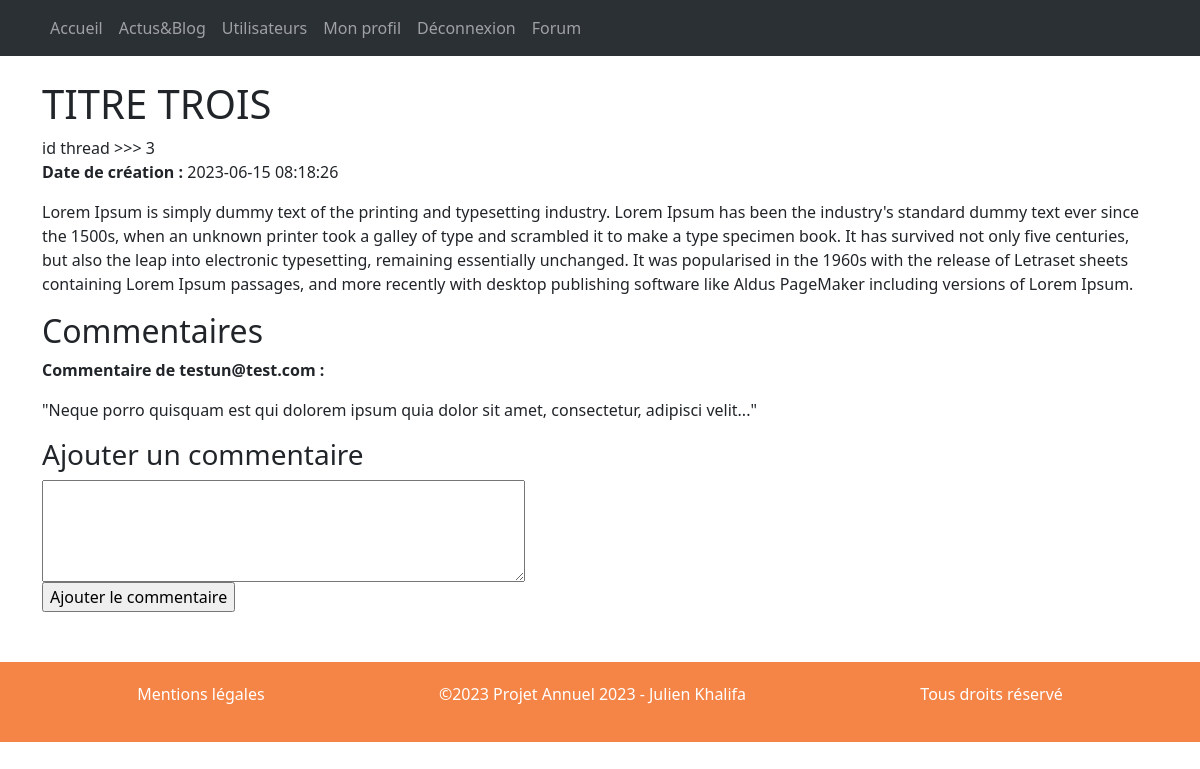
The page /forum_thread.php?id_thread=3 (signed in) on the database its author committed.
### tables this page shows
CREATE TABLE `forum_thread` (
  `id_thread` int(11) NOT NULL,
  `titre` varchar(255) NOT NULL,
  `commentaire_zero` text NOT NULL,
  `date_thread` datetime NOT NULL DEFAULT CURRENT_TIMESTAMP
);

CREATE TABLE `forum_thread_comment` (
  `id_forum_comment` int(255) NOT NULL,
  `commentaire` varchar(255) NOT NULL,
  `id_commentateur` varchar(255) NOT NULL,
  `id_forum_thread` varchar(255) NOT NULL
);

CREATE TABLE `users` (
  `id` int(11) NOT NULL,
  `email` varchar(255) NOT NULL,
  `sexe` varchar(255) NOT NULL,
  `nom` varchar(255) NOT NULL,
  `prenom` varchar(255) NOT NULL,
  `age` int(120) NOT NULL,
  `role` varchar(255) NOT NULL,
  `mdp` varchar(255) NOT NULL,
  `image` varchar(255) NOT NULL
);

### forum_thread.php (the view, shortened to what this page needs)
<?php
include('includes/db.php');
include('includes/header.php');
?>
<!DOCTYPE html>
<html lang="en">
<head>
    <link href="https://cdn.jsdelivr.net/npm/bootstrap@5.3.0/dist/css/bootstrap.min.css" rel="stylesheet">
</head>
<body>
    <main>
    <div class="container">
        <?php
        if (isset($_GET['id_thread'])) {
            $threadId = $_GET['id_thread'];
            $query = 'SELECT id_thread, titre, commentaire_zero, date_thread FROM forum_thread WHERE id_thread = :id_thread';
            $stmt = $bdd->prepare($query);
            $stmt->bindParam(':id_thread', $threadId);
            $stmt->execute();
            $thread = $stmt->fetch(PDO::FETCH_ASSOC);
            if ($thread) {
                $titre = $thread['titre'];
                $commentaire_zero = $thread['commentaire_zero'];
                $date_thread = $thread['date_thread'];
                echo '<h1>' . $titre . '</h1>';
                $id_thread = $_GET['id_thread'];
                echo 'id thread  >>>  ' . $id_thread;
                echo '<p><strong>Date de création :</strong> ' . $date_thread . '</p>';
                echo '<p>' . $commentaire_zero . '</p>';
                echo '<h2>Commentaires</h2>';
                $query = 'SELECT id_forum_comment, commentaire, id_commentateur FROM forum_thread_comment WHERE id_forum_thread = :id_thread';
                $stmt = $bdd->prepare($query);
                $stmt->bindParam(':id_thread', $threadId);
                $stmt->execute();
                $comments = $stmt->fetchAll(PDO::FETCH_ASSOC);
                if ($comments) {
                    foreach ($comments as $comment) {
                        $commentText = $comment['commentaire'];
                        $commentateurId = $comment['id_commentateur'];
                        $queryUser = "SELECT email FROM users WHERE id = :id_commentateur";
                        $stmtUser = $bdd->prepare($queryUser);
                        $stmtUser->bindParam(':id_commentateur', $commentateurId);
                        $stmtUser->execute();
                        $user = $stmtUser->fetch(PDO::FETCH_ASSOC);
                        if ($user) {
                            $emailCommentateur = $user['email'];
                        } else {
                            $emailCommentateur = 'Utilisateur inconnu';
                        }
                        echo '<div>';
                        echo '<p><strong>Commentaire de ' .  $emailCommentateur . ' :</strong></p>';
                        echo '<p>' . $commentText . '</p>';
                        echo '</div>';
                    }
                } else {
                    echo 'Aucun commentaire pour le moment.';
                }
                echo '<h3>Ajouter un commentaire</h3>';
                    echo '<form method="POST" action="forum_comment_verification.php">';
                        echo '<textarea name="commentaire" rows="4" cols="50" required></textarea><br>';
                        echo '<input type="submit" value="Ajouter le commentaire">';
                    echo '</form>';
            } else {
                echo "Le thread demandé n'existe pas.";
            }
        } else {
            echo "Aucun ID de thread spécifié.";
        }
        ?>
    </div>
    </main>
    <?php include('includes/footer.php'); ?>
</body>
</html>

### rows shown on the page
forum_thread: titre "TITRE TROIS", date_thread "2023-06-15 08:18:26", commentaire_zero "Lorem Ipsum is simply dummy text of the printing and typesetting industry. Lorem Ipsum has been the industry's standard dummy text ever since the 1500s, when an unknown printer took a galley of type and scrambled it to make a type specimen book. It has survived not only five centuries, but also the leap into electronic typesetting, remaining essentially unchanged. It was popularised in the 1960s with the release of Letraset sheets containing Lorem Ipsum passages, and more recently with desktop publishing software like Aldus PageMaker including versions of Lorem Ipsum."
forum_thread_comment: users.email "testun@test.com", commentaire "\"Neque porro quisquam est qui dolorem ipsum quia dolor sit amet, consectetur, adipisci velit...\""

### other values the page prints
$id_thread "3"
